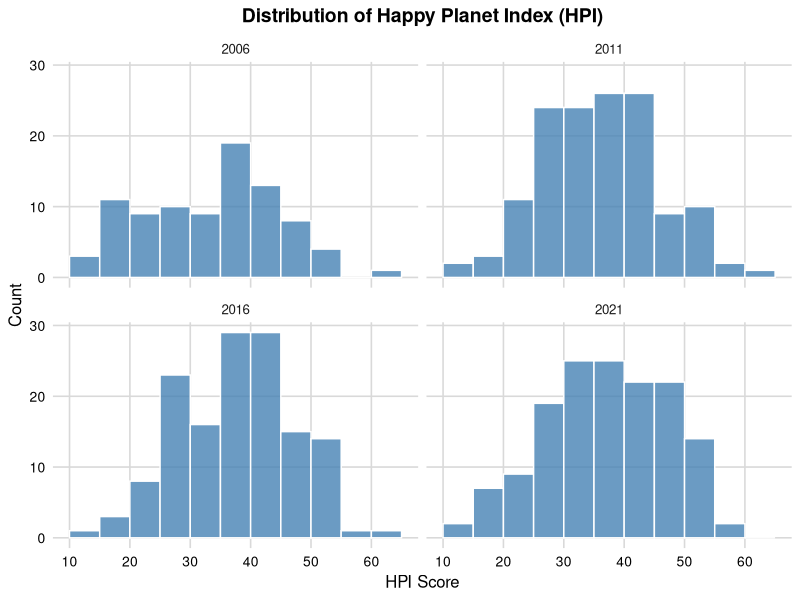
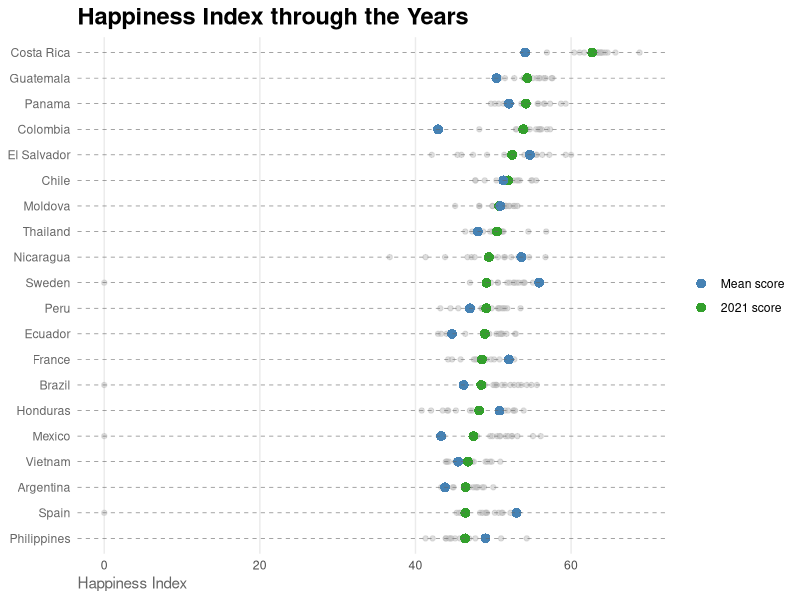
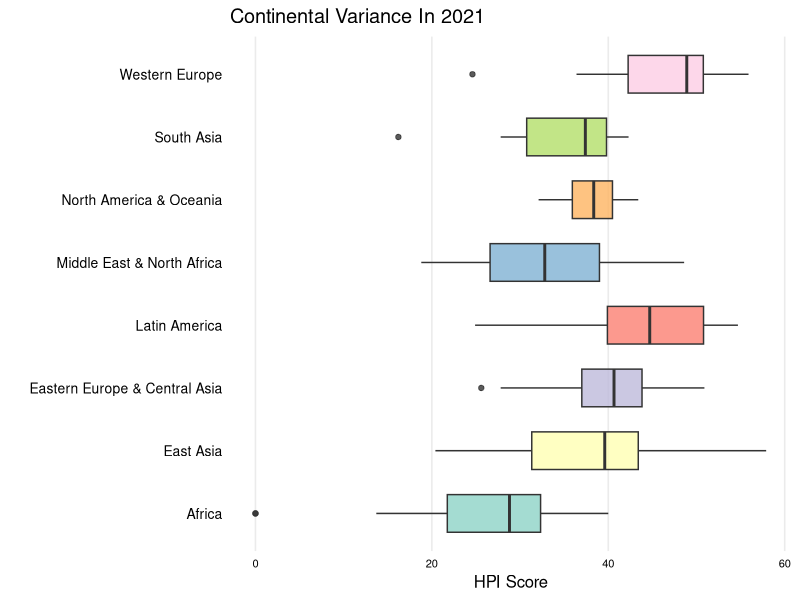
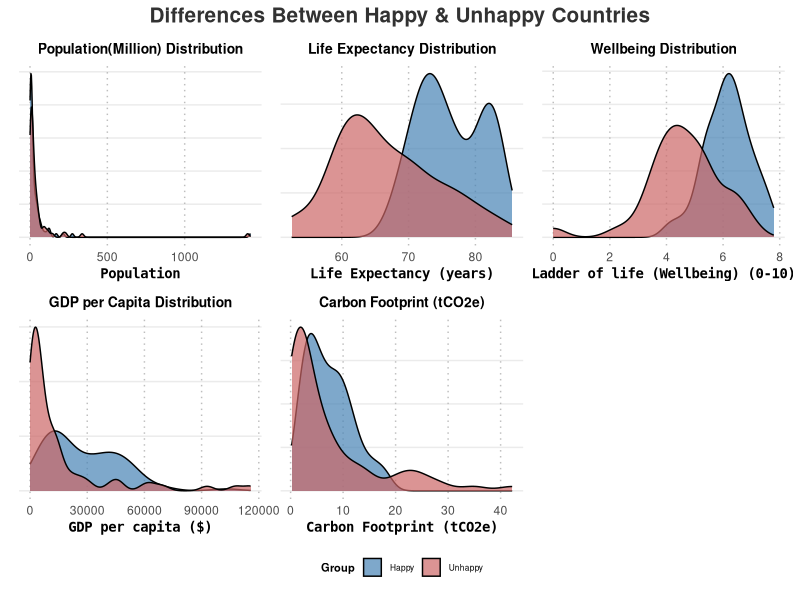
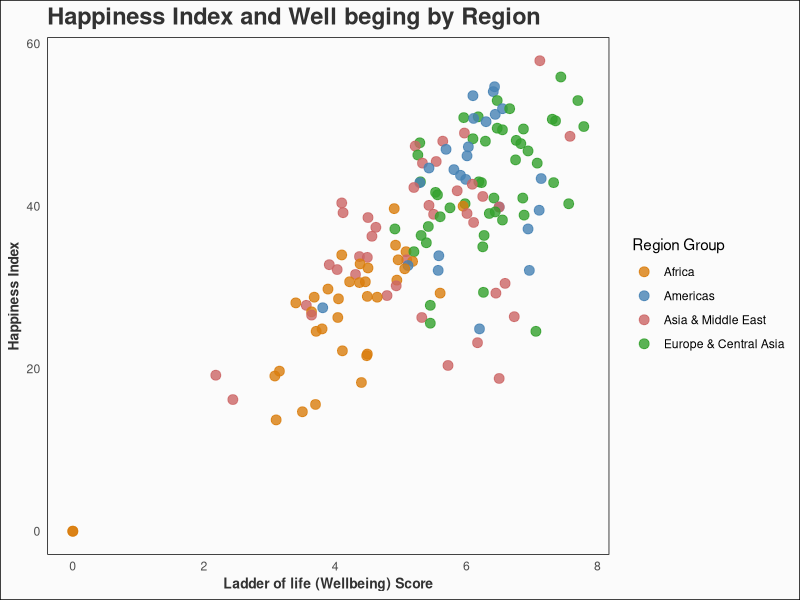
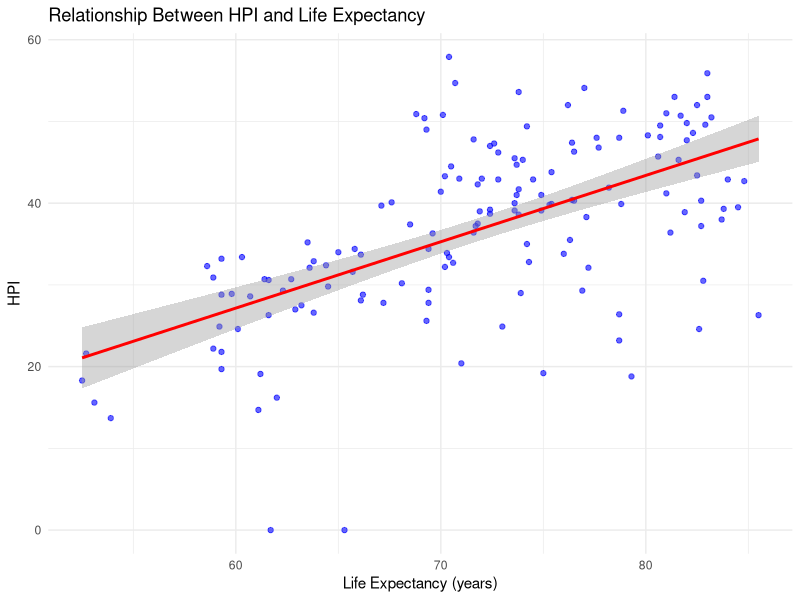
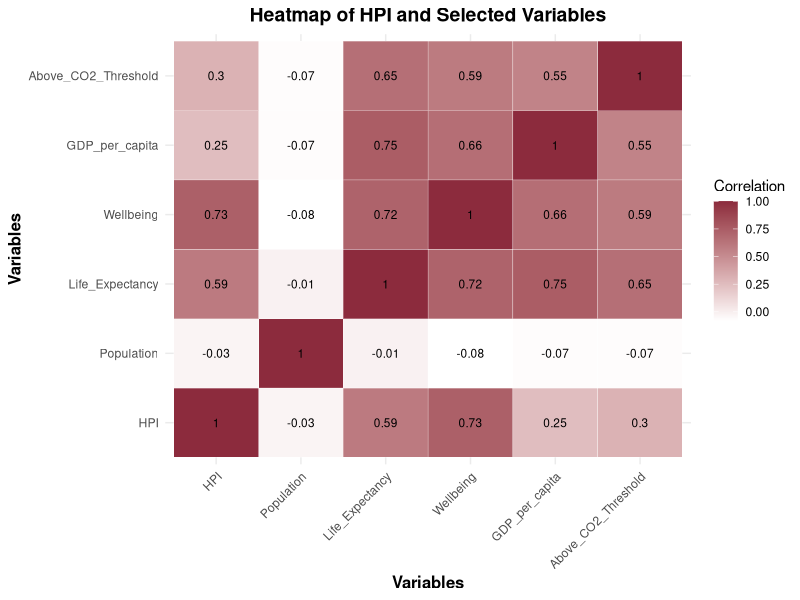
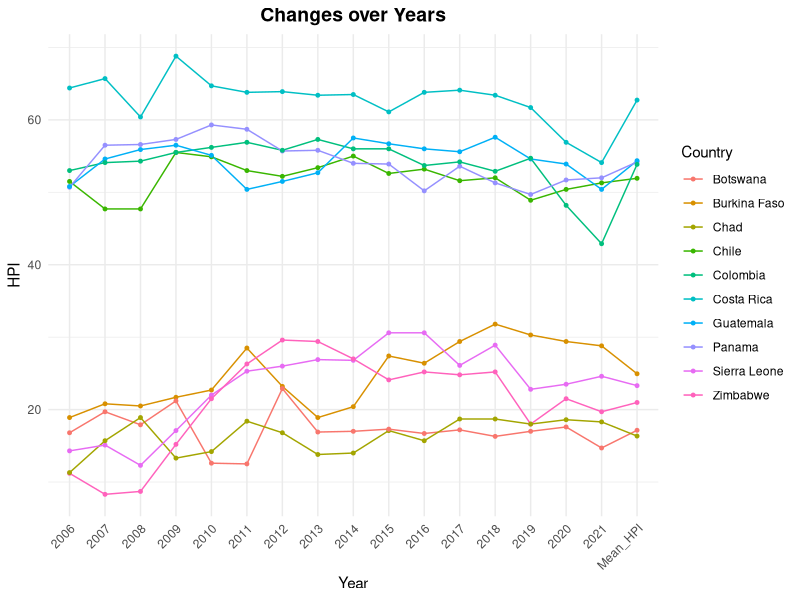

The R source for these figures, in order:
## ---- chunk 1
library(readxl)
library(dplyr)
library(readr)
library(ggplot2)
library(tidyr)
library(ggrepel)
library(tidyverse)
library(reshape2)
library(scales)

hpi_2006 <- read_csv("data/hpi_2006.csv")
hpi_2011 <- read_csv("data/hpi_2011.csv")
hpi_2016 <- read_csv("data/hpi_2016.csv")
hpi_2021 <- read_csv("data/hpi_2021.csv")
hpi_2024 <- read_csv("data/All countries_20211.csv", skip=8, show_col_types = FALSE)
past_HPI <- read_csv("data/Historical_HPI.csv", show_col_types = FALSE)
past_HPI[is.na(past_HPI)] <- 0
## ---- chunk 2
hpi_2006_hist <- hpi_2006 %>% 
  mutate(Year = 2006) %>% 
  filter(HPI > 0)  

hpi_2011_hist <- hpi_2011 %>% 
  mutate(Year = 2011) %>% 
  filter(HPI > 0) 

hpi_2016_hist <- hpi_2016 %>% 
  mutate(Year = 2016) %>% 
  filter(HPI > 0) 

hpi_2021_hist <- hpi_2021 %>% 
  mutate(Year = 2021) %>% 
  filter(HPI > 0)  


combined_data <- bind_rows(hpi_2006_hist, hpi_2011_hist, hpi_2016_hist, hpi_2021_hist)
ggplot(combined_data, aes(x = HPI)) +
  geom_histogram(binwidth = 5, fill = "#4682B4", color = "white", alpha = 0.8, boundary = 0) +
  facet_wrap(~ Year, ncol = 2) +  
  theme_minimal(base_size = 12) +
  
  theme(
    panel.grid.major = element_line(color = "gray85"),
    panel.grid.minor = element_blank(),
    axis.text = element_text(size = 10, color = "black"),
    axis.title = element_text(size = 12, color = "black"),
    plot.title = element_text(size = 14, face = "bold", hjust = 0.5)
  ) +
  scale_x_continuous(
    breaks = seq(0, 60, by = 10), 
  ) +
  labs(
    title = "Distribution of Happy Planet Index (HPI)",
    x = "HPI Score",
    y = "Count"
  )

## ---- chunk 3
past_HPI$Mean_HPI <- rowMeans(past_HPI[, 2:17], na.rm = TRUE)

past_HPI_long <- past_HPI %>%
  pivot_longer(cols = `2006`:`2021`, names_to = "Year", values_to = "HPI") %>%
  mutate(Year = as.numeric(gsub("HPI_", "", Year))) 

top_countries <- past_HPI %>%
  arrange(desc(Mean_HPI)) %>%
  head(20) %>%
  arrange(Mean_HPI)

past_HPI_long <- past_HPI_long %>%
  filter(Country %in% top_countries$Country)

ggplot(data = past_HPI_long, aes(x = HPI, y = reorder(Country, Mean_HPI))) +
  geom_point(color = "gray", size = 1.5, alpha = 0.5) +
  geom_point(data = top_countries, aes(x = Mean_HPI, y = reorder(Country, Mean_HPI), color = "Mean score"),
             size = 3, shape = 16) +
  geom_point(data = filter(past_HPI_long, Year == 2021),
             aes(x = HPI, y = Country, color = "2021 score"), size = 3, shape = 16) +
  geom_hline(yintercept = seq_along(top_countries$Country), color = "gray40", linetype = "dashed", size = 0.2) +
  labs(title = "Happiness Index through the Years",
       x = "Happiness Index", y = NULL, color = NULL) +
  scale_color_manual(
    values = c("Mean score" = "#33a02c", "2021 score" = "#4682B4"),
    labels = c("Mean score", "2021 score")
  ) +
  theme_minimal(base_family = "sans") +
  theme(
    panel.grid.major.y = element_blank(),
    panel.grid.minor = element_blank(),
    axis.text.y = element_text(hjust = 1, color = "gray40"),
    axis.title.x = element_text(hjust = 0, color = "gray40"),
    plot.title = element_text(size = 17, face = "bold"),
    plot.subtitle = element_text(size = 12, color = "gray40"),
    legend.position = "right" 
  )
## ---- chunk 4
library(RColorBrewer)
continent_mapping <- c(
  "Latin America",
  "North America & Oceania",
  "Western Europe",
  "Middle East & North Africa",
  "Africa",
  "South Asia",
  "Eastern Europe & Central Asia",
  "East Asia"
)
hpi_2021$ContinentName <- continent_mapping[hpi_2021$Continent]
qualitative_palette <- brewer.pal(n = length(unique(hpi_2021$ContinentName)), "Set3")

ggplot(hpi_2021, aes(x = HPI, y = ContinentName, fill = ContinentName)) +
  geom_boxplot(width = 0.6, alpha = 0.8) + 
  scale_fill_manual(values = qualitative_palette) + 
  theme_minimal(base_size = 12) +
  theme(
    panel.grid.major.y = element_blank(),
    panel.grid.minor = element_blank(),
    axis.text.y = element_text(size = 10, color = "black"),
    axis.text.x = element_text(size = 8, color = "black"),
    legend.position = "none",
    panel.border = element_blank(),
    axis.line = element_blank()
  ) +
  labs(
    title = "Continental Variance In 2021",
    x = "HPI Score",
    y = ""
  )
## ---- chunk 5
library(gridExtra)
library(grid) 
library(patchwork)
#Split Data Based on Average HPI
hpi_avg <- mean(hpi_2024$HPI, na.rm = TRUE)  # Calculate average HPI
hpi_2024 <- hpi_2024 %>%
  mutate(Lower_Happy = ifelse(HPI < hpi_avg, "Unhappy", "Happy"))  # Add split column


hpi_2024$Population <- hpi_2024$`Population (thousands)` / 1e3

variables <- c(
  "Population",
  "Life Expectancy (years)",
  "Ladder of life (Wellbeing) (0-10)",
  "GDP per capita ($)",
  "Carbon Footprint (tCO2e)"
)
titles <- c(
  "Population(Million) Distribution",
  "Life Expectancy Distribution",
  "Wellbeing Distribution",
  "GDP per Capita Distribution",
  "Carbon Footprint (tCO2e)"
)


plot_list <- lapply(seq_along(variables), function(i) {
  var <- variables[i]  
  ggplot(hpi_2024, aes_string(x = paste0("`", var, "`"), fill = "Lower_Happy")) +
    geom_density(alpha = 0.7, color = "black") +
    scale_fill_manual(values = c("#4682B4", "#CC6666")) +  # Customize colors
    labs(x = var, y = NULL, fill = "Group", title = titles[i]) +  # Add plot title
    theme_minimal() +
    theme(
      axis.text.y = element_blank(),
      axis.ticks.y = element_blank(),
      panel.grid.major.x = element_line(color = "gray", linetype = "dotted"),
      panel.grid.minor = element_blank(),
      axis.title.x = element_text(size = 10, face = "bold", family = "monospace"),
      plot.title = element_text(size = 10, face = "bold", hjust = 0.5),  
      legend.position = "bottom",
      legend.title = element_text(size = 8, face = "bold"), 
      legend.text = element_text(size = 6),  
      legend.key.size = unit(0.5, "cm") 
    )
})

combined_plot <- wrap_plots(plot_list, ncol = 3) +
  plot_layout(guides = "collect") +  # Collect a single shared legend
  plot_annotation(
    title = "Differences Between Happy & Unhappy Countries",
    theme = theme(
      plot.title = element_text(size = 15, face = "bold", hjust = 0.5, color = "#323232"),
      plot.subtitle = element_text(size = 12, face = "italic", hjust = 0.5, color = "gray"),
      legend.position = "bottom"  
    )
  )

# Print the final combined plot
print(combined_plot)

## ---- chunk 6
hpi_2024 <- hpi_2024 %>%
  mutate(Region_Group = case_when(
    Continent %in% c(1, 2) ~ "Americas",                  # Latin America, N. America & Oceania
    Continent %in% c(3, 7) ~ "Europe & Central Asia",     # Western Europe, Eastern Europe & Central Asia
    Continent %in% c(4, 6, 8) ~ "Asia & Middle East",     # Middle East, South Asia, East Asia
    Continent == 5 ~ "Africa",                            # Africa                                
  ))

ggplot(hpi_2024, aes(
  x = `Ladder of life (Wellbeing) (0-10)`,
  y = HPI,                                 
  color = Region_Group                     
)) +
  geom_point(size = 3, alpha = 0.8) +
  labs(
    title = "Happiness Index and Well beging by Region",
    x = "Ladder of life (Wellbeing) Score",
    y = "Happiness Index",
    color = "Region Group"
  ) +
  scale_color_manual(
    values = c(
      "Americas" = "#4682B4",
      "Europe & Central Asia" = "#33a02c",
      "Asia & Middle East" = "#CC6666",
      "Africa" = "#D97D0D"
    )
  ) +
  # Customize the theme
  theme_minimal(base_family = "sans") +
  theme(
    panel.grid.major = element_blank(),
    panel.grid.minor = element_blank(),
    panel.background = element_rect(fill = "#fbfbfb"),
    plot.background = element_rect(fill = "#fbfbfb"),
    plot.title = element_text(size = 17, face = "bold", color = "#323232"),
    plot.subtitle = element_text(size = 12, face = "italic", color = "gray40"),
    axis.title.x = element_text(size = 10, face = "bold", color = "#323232"),  # Removed `family`
    axis.title.y = element_text(size = 10, face = "bold", color = "#323232"),
    legend.position = "right",
    legend.background = element_blank(),
    legend.box.background = element_rect(fill = "transparent", color = NA)
  )
## ---- chunk 7

hpi_2024 <- hpi_2024 %>%
  rename(
    HPI = `HPI`,  # Keep HPI column name
    Life_Expectancy = `Life Expectancy (years)` 
  ) %>%
  mutate(
    HPI = as.numeric(HPI), 
    Life_Expectancy = as.numeric(Life_Expectancy)
  )

# Remove rows with missing data
hpi_clean <- hpi_2024 %>%
  filter(!is.na(HPI), !is.na(Life_Expectancy))

model <- lm(HPI ~ Life_Expectancy, data = hpi_clean)

ggplot(hpi_clean, aes(x = Life_Expectancy, y = HPI)) +
  geom_point(color = "blue", alpha = 0.6) +
  geom_smooth(method = "lm", color = "red", se = TRUE) +
  labs(
    title = "Relationship Between HPI and Life Expectancy",
    x = "Life Expectancy (years)",
    y = "HPI"
  ) +
  theme_minimal()
## ---- chunk 8

hpi_2024 <- hpi_2024 %>%
  mutate(
    Above_CO2_Threshold = ifelse(
      `Carbon Footprint (tCO2e)` > `CO2 threshold for year  (tCO2e)`, 1, 0
    )
  )


heatmap_data <- hpi_2024 %>%
  select(
    HPI,
    Population = `Population (thousands)`,
    Life_Expectancy,
    Wellbeing = `Ladder of life (Wellbeing) (0-10)`,
    GDP_per_capita = `GDP per capita ($)`,
    Above_CO2_Threshold
  )

# Ensure numeric columns for correlation (convert boolean if needed)
heatmap_data$Above_CO2_Threshold <- as.numeric(heatmap_data$Above_CO2_Threshold)

# Compute the correlation matrix
cor_matrix <- cor(heatmap_data, use = "complete.obs")

# Melt the correlation matrix for ggplot
melted_cor_matrix <- melt(cor_matrix)

# Create the heatmap
ggplot(data = melted_cor_matrix, aes(x = Var1, y = Var2, fill = value)) +
  geom_tile(color = "white") +
  geom_text(aes(label = round(value, 2)), color = "black", size = 3) +  # Add correlation values
  scale_fill_gradient(low = "white", high = "#8C2B3D", name = "Correlation") +
  labs(
    title = "Heatmap of HPI and Selected Variables",
    x = "Variables",
    y = "Variables"
  ) +
  theme_minimal() +
  theme(
    axis.text.x = element_text(angle = 45, vjust = 1, hjust = 1),
    axis.title = element_text(size = 12, face = "bold"),
    plot.title = element_text(size = 14, face = "bold", hjust = 0.5)
  )

## ---- chunk 9
data_2006 <- past_HPI %>%
  filter(`2006` != 0) %>%
  select(Country, `2006`)

lowest_2006 <- data_2006 %>%
  filter(Country != "Togo") %>% # Exclude Togo for missing values
  arrange(`2006`) %>%          
  head(5)

highest_2006 <- data_2006 %>%
  arrange(desc(`2006`)) %>%
  head(5)

selected_countries <- rbind(lowest_2006, highest_2006)
filtered_HPI <- past_HPI %>%
  filter(Country %in% selected_countries$Country)

filtered_HPI_long <- filtered_HPI %>%
  pivot_longer(
    cols = -Country,
    names_to = "Year",
    values_to = "HPI"
  )

ggplot(filtered_HPI_long, aes(x = Year, y = HPI, color = Country, group = Country)) +
  geom_line(size = 0.5) +
  geom_point(size = 1) +
  labs(
    title = "Changes over Years",
    x = "Year",
    y = "HPI",
    color = "Country"
  ) +
  theme_minimal() +
  theme(
    axis.text.x = element_text(angle = 45, hjust = 1),
    plot.title = element_text(hjust = 0.5, size = 14, face = "bold")
  )
## ---- chunk 10
# Randomly sample 8 countries
set.seed(809)
sample <- past_HPI %>%
  filter(`2006` != 0, `2021` != 0) %>%  # Exclude countries with HPI of 0 for 2006 or 2021
  slice_sample(n = 8) %>%
  select(Country, `2006`, `2021`)


countries_2006 <- sample %>%
  group_by(`2006`) %>%
  summarize(Country = paste(Country, collapse = ", "))

countries_2021 <- sample %>%
  group_by(`2021`) %>%
  summarize(Country = paste(Country, collapse = ", "))

sample_long <- sample %>%
  pivot_longer(cols = c(`2006`, `2021`), names_to = "Year", values_to = "HPI") %>%
  mutate(Year = as.numeric(Year))

options(repr.plot.width = 15, repr.plot.height = 8) 
ggplot() +
  geom_vline(xintercept = c(1, 2), color = "black", linetype = "dotted", size = 0.5) +
  geom_segment(data = sample, aes(
    x = 1, xend = 2, y = `2006`, yend = `2021`, color = ifelse(`2021` > `2006`, "#1f78b4", "#e31a1c")
  ), size = 1) +
  
  geom_point(data = sample, aes(
    x = 1, y = `2006`, color = ifelse(`2021` > `2006`, "#1f78b4", "#e31a1c")
  ), size = 4) +

  geom_point(data = sample, aes(
    x = 2, y = `2021`, color = ifelse(`2021` > `2006`, "#1f78b4", "#e31a1c")
  ), size = 4) +
 
  geom_text(data = countries_2006, aes(
    x = 1 - 0.05, y = `2006`, label = Country
  ), hjust = "right", size = 2.5) +
  
  geom_text(data = countries_2021, aes(
    x = 2 + 0.05, y = `2021`, label = Country
  ), hjust = "left", size = 2.5) +
 
  labs(
    title = "Happiness Index Scores: 2006 vs 2021",
    subtitle = "Countries showing HPI changes between 2006 and 2021",
    x = NULL,
    y = "HPI"  
  ) +

  scale_color_identity() +
  scale_x_continuous(limits = c(0.5, 2.5),breaks = c(1, 2), labels = c("2006", "2021")) +
  scale_y_continuous(limits = c(min(sample_long$HPI) , max(sample_long$HPI))) + 
  theme_minimal() +
  theme(
    plot.title = element_text(size = 20, face = "bold", hjust = 0.5),
    plot.subtitle = element_text(size = 14, hjust = 0.5),
    axis.text.y = element_text(size = 12),
    axis.text.x = element_text(size = 12, face = "bold"),
    axis.ticks = element_blank(),
    panel.grid = element_blank(),
    legend.position = "none"
  )

## ---- chunk 11
# Filter the top 20 biggest movers
top_20 <- past_HPI %>%
  filter(`2006` != 0, `2021` != 0) %>%
  mutate(Change = abs(`2021` - `2006`)) %>%
  arrange(desc(Change)) %>%
  slice(1:20) 

top_20 <- top_20 %>%
  mutate(Highlight = ifelse(row_number() <= 3, "Top Increase", 
                            ifelse(row_number() > (n() - 3), "Top Decrease", "Neutral")))


plot_data <- top_20 %>%
  pivot_longer(cols = c(`2006`, `2021`), names_to = "Year", values_to = "HPI") %>%
  mutate(Year = as.numeric(Year))

low_c <- "#CC6666"
high_c <- "#33a02c" 
neutral_c <- "#e7e9e7"


ggplot(top_20, aes(x = reorder(Country, Change), y = Change, fill = Highlight)) +
  geom_bar(stat = "identity", alpha = 0.7) +
  scale_fill_manual(values = c("Top Increase" = high_c, "Top Decrease" = low_c, "Neutral" = neutral_c)) +
  theme_minimal(base_family = "sans") +
  theme(
    axis.title.x = element_blank(),
    axis.title.y = element_blank(),
    axis.text.x = element_text(angle = 90, vjust = 0.5, hjust = 1, size = 8),
    axis.text.y = element_text(size = 8),
    panel.grid = element_blank(),
    panel.background = element_rect(fill = "#fafafa", color = NA),
    plot.background = element_rect(fill = "#fafafa", color = NA),
    legend.position = "none"
  ) +
  labs(
    title = "The Biggest Movers",
    subtitle = "These countries have had the largest change in HPI between 2006 and 2021"
   
  )

